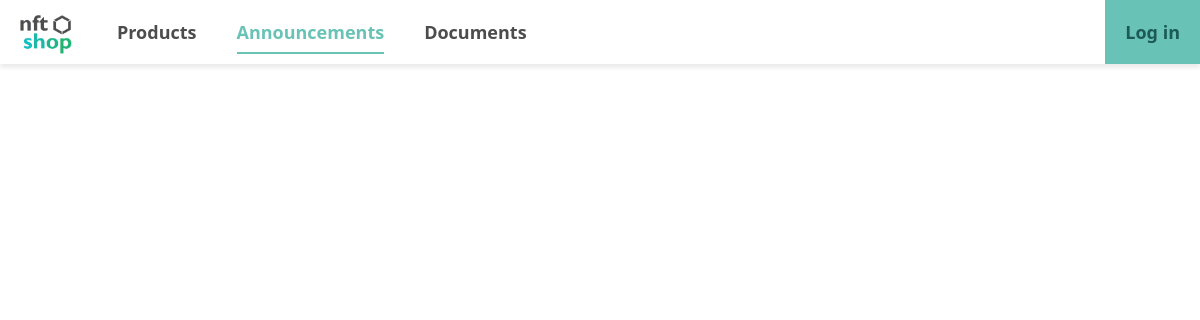
The page /Pages/announcements.php on the database as committed earlier.
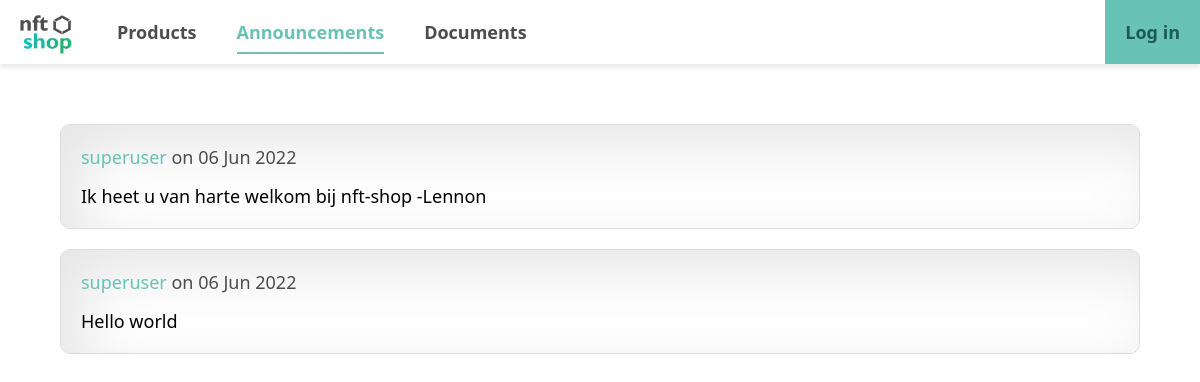
The same page on the database as committed later.
### tables this page shows
CREATE TABLE `nftshop_announcements` (
  `id` int(10) NOT NULL,
  `author` varchar(30) NOT NULL,
  `content` varchar(255) NOT NULL,
  `date` int NOT NULL
);

### Pages/announcements.php (the view, shortened to what this page needs)
<!DOCTYPE html>
<html lang="en">
<head>
    <link rel="stylesheet" href="../Styling/main.css">
</head>
<body>
    <?php include "../Includes/navbar.php" ?>
    <section class="main">
        <section class="announcements">
            <?php
                include_once "../Includes/db.php";
                $sql = 'SELECT * FROM nftshop_announcements';
                $stmt = $db->prepare($sql);
                $stmt->execute();
                $announcements = $stmt->fetchAll();
                usort($announcements, "date_sort");
                foreach ($announcements as $announcement) {
                    $author = $announcement["author"];
                    $content = htmlspecialchars($announcement["content"]);
                    $date = date("d M Y", $announcement["date"]);
                    echo "<div class='announcement'>
                            <p class='announcement-meta'>
                                <span class='announcement-author'>$author</span> on $date
                            </p>
                            <p>$content</p>
                        </div>";
                }
            ?>
        </section>
    </section>
</body>
</html>

### Includes/navbar.php (shortened to what this page needs)
<ul class="navbar">
    <img src="../Assets/logo.png">
    <li id="nav-products">
        <a href="products.php">
            Products
        </a>
    </li>
    <li id="nav-announcements">
        <a href="announcements.php">
            Announcements
        </a>
    </li>
    <li id="nav-documents">
        <a href="documents.php">
            Documents
        </a>
    </li>
    <li id="nav-login">
        <a href="login.php">
            <?php
                if (isset($_SESSION["username"])) {
                    echo "<a href='logout.php'>Log out ({$_SESSION['username']})</a>";
                }
                else {
                    echo "Log in";
                }
            ?>
        </a>
    </li>
</ul>

### Styling/main.css (style rules this page uses)
body { margin: 0; padding: 0; font-family: 'Segoe UI', Tahoma, Geneva, Verdana, sans-serif; }
.main { margin: 50px; }
.announcements { display: flex; flex-direction: column; }
.announcement { background-color: white; padding: 10px; border: 1px solid rgb(220, 220, 220); border-radius: 10px; overflow: hidden; margin: 10px; transition: cubic-bezier(0.215, 0.610, 0.355, 1) 100ms; font-size: large; box-shadow: inset 20px 20px 60px #e6e6e6, inset -20px -20px 60px #ffffff; }
.announcement-author { color: #69c2b6; }
.announcement-meta { color: rgb(76, 76, 76); }
.announcement > * { margin: 5px; padding: 5px; }

### Pages/announcements.php (style rules this page uses)
.navbar > #nav-announcements > a { color: #69c2b6; border-bottom: solid #69c2b6 2px; padding-bottom: 8px; }

Rows that differ between the two databases and show on the page:
added nftshop_announcements: author "superuser", date "06 Jun 2022", content "Ik heet u van harte welkom bij nft-shop -Lennon"
added nftshop_announcements: author "superuser", date "06 Jun 2022", content "Hello world"
